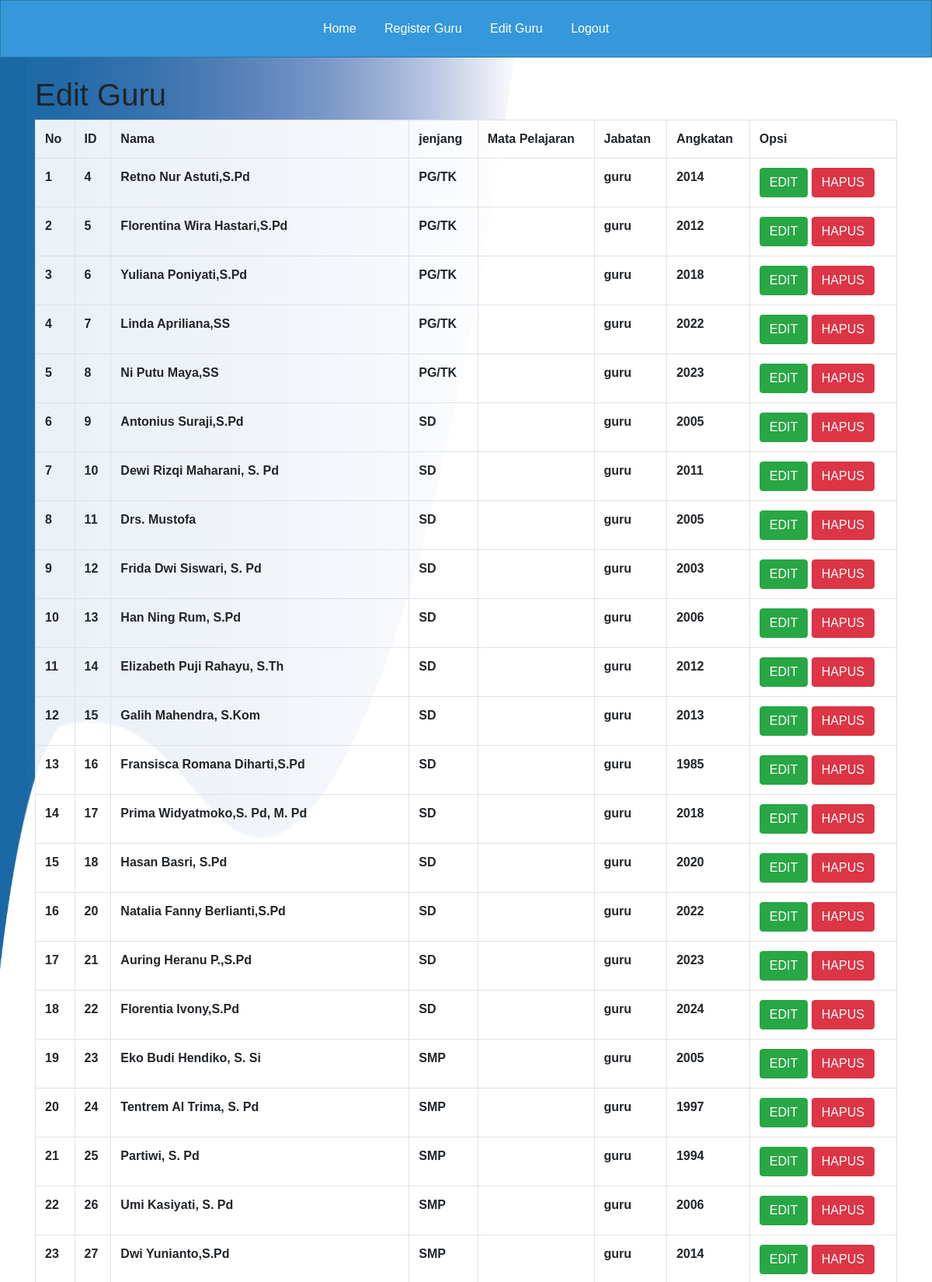
Page /page_edit_kepsek.php (upper part) on the committed database.
### tables this page shows
CREATE TABLE `tabel_karyawan` (
  `id` int(200) NOT NULL,
  `nama` varchar(155) NOT NULL,
  `mata_pelajaran` varchar(144) DEFAULT NULL,
  `jabatan` varchar(255) NOT NULL,
  `angkatan` int(155) DEFAULT NULL,
  `jenjang` varchar(10) NOT NULL,
  `foto_profil` longblob DEFAULT NULL
);

### page_edit_kepsek.php (the view, shortened to what this page needs)
<!DOCTYPE html>
<html lang="en">
<head>
    <link rel="stylesheet" href="https://maxcdn.bootstrapcdn.com/bootstrap/4.5.2/css/bootstrap.min.css">
</head>
<body>
<div class="navbar-kepsek" id="navbar-guru">
   <a href="page_kepsek.php">Home</a>
   <a href="page_register_kepsek.php">Register Guru</a>
   <a href="page_edit_kepsek.php">Edit Guru</a>
   <a href="logout.php">Logout</a>
</div>
    <div class="container mt-4">
        <h1>Edit Guru</h1>
        <table class="table table-bordered">
            <tr>
                <th>No</th>
                <th>ID</th>
                <th>Nama</th>
                <th>jenjang</th>
                <th>Mata Pelajaran</th>
                <th>Jabatan</th>
                <th>Angkatan</th>
                <th>Opsi</th>
            </tr>
            <?php
            include 'koneksi.php';
            $no = 1;
            $data = mysqli_query($koneksi, "select * from tabel_karyawan");
            while($d = mysqli_fetch_array($data)){
            ?>
            <tr>
                <td><?php echo $no++; ?></td>
                <td><?php echo $d['id']; ?></td>
                <td><?php echo $d['nama']; ?></td>
                <td><?php echo $d['jenjang']; ?></td>
                <td><?php echo $d['mata_pelajaran']; ?></td>
                <td><?php echo $d['jabatan']; ?></td>
                <td><?php echo $d['angkatan']; ?></td>
                <td>
                    <a href="page_ubah_peg_kepsek.php?id=<?php echo $d['id']; ?>"><button class="btn btn-success">EDIT</button></a>
                    <a href="proses_hapus_kepsek.php?id=<?php echo $d['id']; ?>"><button class="btn btn-danger">HAPUS</button></a>
                </td>
            </tr>
            <?php
            }
            ?>
        </table>
    </div>
</body>
</html>

### page_edit_kepsek.php (style rules this page uses)
html, body { height: 100%; margin: 0; padding: 0; background: url('bgnusput.jpg') no-repeat center center fixed; background-size: 100% 100%; background-position: center center; font-family: Arial, sans-serif; }
.navbar-kepsek { background-color: #3498db; border: 1px solid #2978a0; padding: 10px 0; text-align: center; }
.navbar-kepsek a { display: inline-block; color: white; text-align: center; padding: 14px 16px; text-decoration: none; }
table { margin: 0 auto; border-collapse: collapse; width: 90%; background-color: rgba(255, 255, 255, 0.7); }
th, td { border: 2px solid #349DB3; background-color: rgba(255, 255, 255, 0.7); font-weight: bold; }

### rows in the picture
tabel_karyawan: id "4", nama "Retno Nur Astuti,S.Pd", jenjang "PG/TK", jabatan "guru", angkatan "2014"
tabel_karyawan: id "5", nama "Florentina Wira Hastari,S.Pd", jenjang "PG/TK", jabatan "guru", angkatan "2012"
tabel_karyawan: id "6", nama "Yuliana Poniyati,S.Pd", jenjang "PG/TK", jabatan "guru", angkatan "2018"
tabel_karyawan: id "7", nama "Linda Apriliana,SS", jenjang "PG/TK", jabatan "guru", angkatan "2022"
tabel_karyawan: id "8", nama "Ni Putu Maya,SS", jenjang "PG/TK", jabatan "guru", angkatan "2023"
tabel_karyawan: id "9", nama "Antonius Suraji,S.Pd", jenjang "SD", jabatan "guru", angkatan "2005"
tabel_karyawan: id "10", nama "Dewi Rizqi Maharani, S. Pd", jenjang "SD", jabatan "guru", angkatan "2011"
tabel_karyawan: id "11", nama "Drs. Mustofa", jenjang "SD", jabatan "guru", angkatan "2005"
tabel_karyawan: id "12", nama "Frida Dwi Siswari, S. Pd", jenjang "SD", jabatan "guru", angkatan "2003"
tabel_karyawan: id "13", nama "Han Ning Rum, S.Pd", jenjang "SD", jabatan "guru", angkatan "2006"
tabel_karyawan: id "14", nama "Elizabeth Puji Rahayu, S.Th", jenjang "SD", jabatan "guru", angkatan "2012"
tabel_karyawan: id "15", nama "Galih Mahendra, S.Kom", jenjang "SD", jabatan "guru", angkatan "2013"
tabel_karyawan: id "16", nama "Fransisca Romana Diharti,S.Pd", jenjang "SD", jabatan "guru", angkatan "1985"
tabel_karyawan: id "17", nama "Prima Widyatmoko,S. Pd, M. Pd", jenjang "SD", jabatan "guru", angkatan "2018"
tabel_karyawan: id "18", nama "Hasan Basri, S.Pd", jenjang "SD", jabatan "guru", angkatan "2020"
tabel_karyawan: id "20", nama "Natalia Fanny Berlianti,S.Pd", jenjang "SD", jabatan "guru", angkatan "2022"
tabel_karyawan: id "21", nama "Auring Heranu P.,S.Pd", jenjang "SD", jabatan "guru", angkatan "2023"
tabel_karyawan: id "22", nama "Florentia Ivony,S.Pd", jenjang "SD", jabatan "guru", angkatan "2024"
tabel_karyawan: id "23", nama "Eko Budi Hendiko, S. Si", jenjang "SMP", jabatan "guru", angkatan "2005"
tabel_karyawan: id "24", nama "Tentrem Al Trima, S. Pd", jenjang "SMP", jabatan "guru", angkatan "1997"
tabel_karyawan: id "25", nama "Partiwi, S. Pd", jenjang "SMP", jabatan "guru", angkatan "1994"
tabel_karyawan: id "26", nama "Umi Kasiyati, S. Pd", jenjang "SMP", jabatan "guru", angkatan "2006"
tabel_karyawan: id "27", nama "Dwi Yunianto,S.Pd", jenjang "SMP", jabatan "guru", angkatan "2014"
